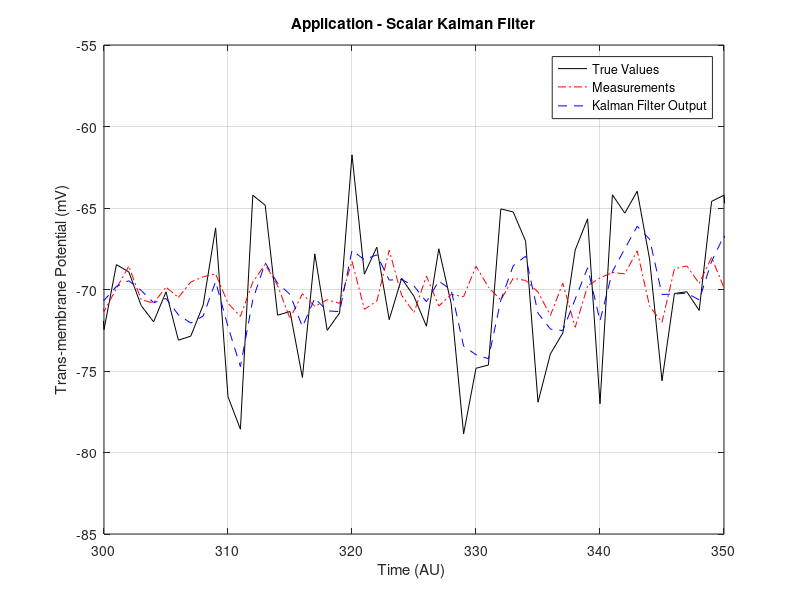

Here is the MATLAB script that generated this plot:


%% Synopsis:

% Example using a Kalman filter to
% estimate the resting membrane potential of a neuron
% (Algorithm isn't optimized)



%% Environment

close all; clear; clc;

set( 0, 'DefaultFigureWindowStyle', 'docked' );



%% Parameters

N=1000;         % number of measurements
Vm=-70;         % the membrane potential (Vm) value
sw=1^2;         % variance process noise
sv=2^2;         % measurement noise
% Initial Estimates
x_apriori(1)=Vm;        % first estimate of Vm
                        % This is the a priori measurement
s_apriori(1)=0;         % a priori estimate of the error; here variance =0 
                        % i.e., we assume that first estimate is perfect

% create a simulated measurement vector
% -------------------------------------
for i=1:N;
    tru(i)=Vm+randn*sw;
    z(i)=tru(i)+randn*sv;
end;

% Perform the Kalman filter
% -------------------------
% Note: Malab indices start at 1, and not
%       at 0 as in most textbook derivations

% Equations are numbered as in CH 19
for i=1:N;
    % step 1: Blending of Prediction and Measurement 
    % Compute blending factor K(i)
    K(i)=s_apriori(i)/(s_apriori(i)+sv);                      % Eq (19.19)
    % Update Estimate using the measurement
    % this is the a posteriori estimate
    x_aposteriori(i)=x_apriori(i)+K(i)*(z(i)-x_apriori(i));   % Eq (19.15)
    % Update the error estimate [Note that there
    % are several variants for this procedure;
    % here we use the simplest expression
    s_aposteriori(i)=s_apriori(i)*(1-K(i));                   % Eq (19.20)
    % step 2: Project Estimates for the next Step
    x_apriori(i+1)=x_aposteriori(i);                          % Eq (19.21)
    s_apriori(i+1)=s_aposteriori(i)+sw;                       % Eq (19.22)
end;



%% Plot Results

figure; ...
    plot( z, 'k' );  hold on;
    plot( tru, '-.r' );
    plot( x_aposteriori, '--b' );  grid on;
    axis( [ 3e2 3.5e2 -85 -55 ] );
    legend( 'True Values' , 'Measurements' ,'Kalman Filter Output' );
    title ( 'Application - Scalar Kalman Filter' );
    xlabel ( 'Time (AU) ' );  ylabel ( 'Trans-membrane Potential (mV)' );
    %
    shg

fprintf( 1, '\nVariance - Truth:  %4.2f\tMeasurement:  %4.2f\tx posteriori:  %4.2f\n\n', var(tru), var(z), var(x_aposteriori) );



%% Clean-up

fprintf( 1, '\n\n\n*** Processing Complete ***\n\n\n' );



%% Reference(s)


